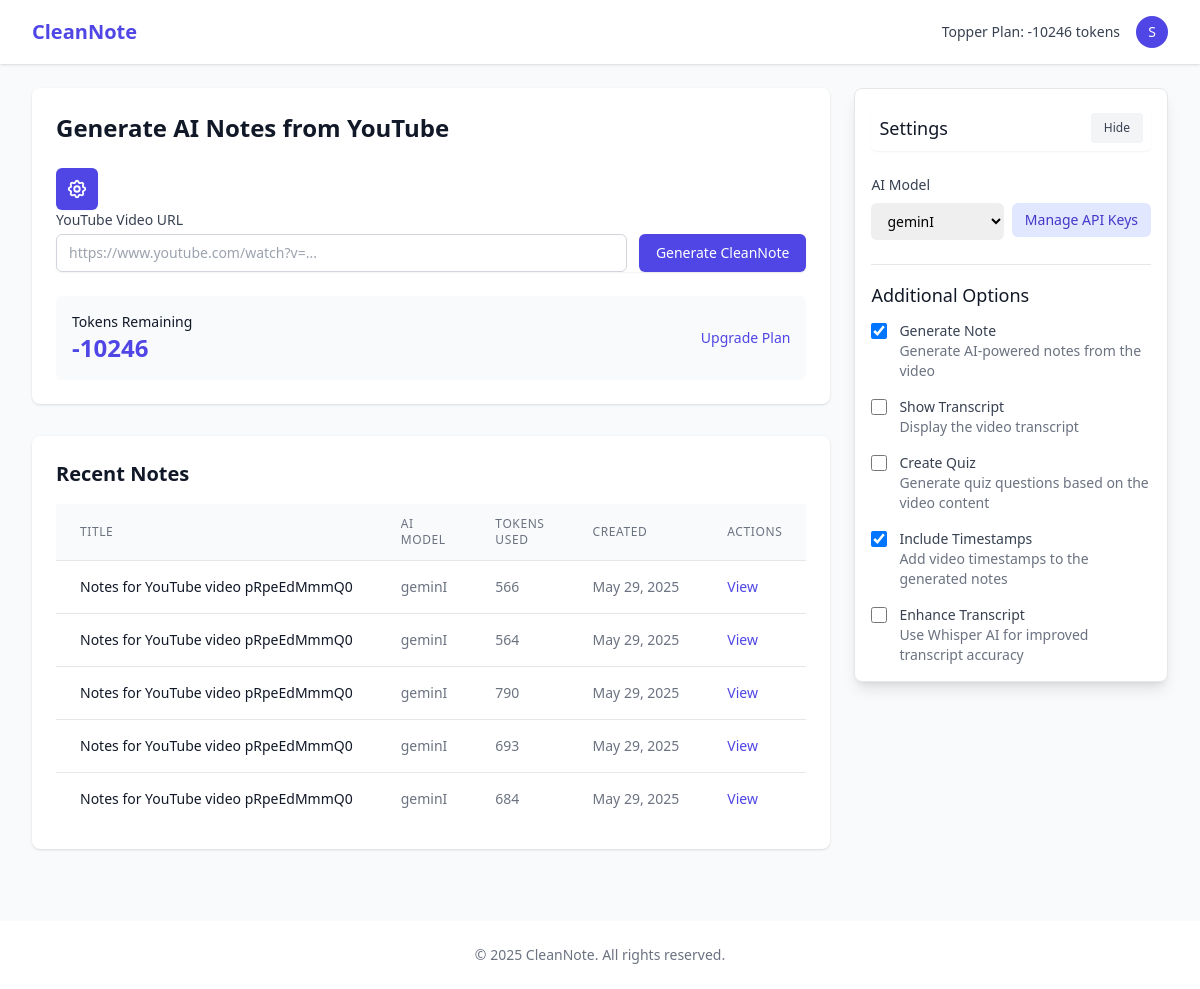
The app's page /dashboard/ (signed in) with its own data.
### accounts/models.py (models this page shows, shortened)
class UserProfile(models.Model):
    user = models.OneToOneField(User, on_delete=models.CASCADE, related_name='profile')
    subscription = models.ForeignKey(SubscriptionTier, on_delete=models.SET_NULL, null=True)
    tokens_remaining = models.IntegerField(default=0)

class SubscriptionTier(models.Model):
    name = models.CharField(max_length=50)
    token_limit = models.IntegerField()
    description = models.TextField()
    is_free = models.BooleanField(default=False)
    price = models.DecimalField(max_digits=10, decimal_places=2, default=100)

### dashboard/models.py (models this page shows, shortened)
class Note(models.Model):
    user = models.ForeignKey(User, on_delete=models.CASCADE, related_name='notes')
    youtube_url = models.URLField()
    title = models.CharField(max_length=255)
    content = models.TextField()
    ai_model = models.ForeignKey(AIModel, on_delete=models.SET_NULL, null=True)
    tokens_used = models.IntegerField(default=0)
    created_at = models.DateTimeField(auto_now_add=True)
    video_id = models.CharField(max_length=11, blank=True, null=True)  # Added field

class AIModel(models.Model):
    name = models.CharField(max_length=100)
    api_key_field = models.CharField(max_length=100)
    is_default = models.BooleanField(default=False)

### dashboard/views.py (the view)
# urls.py: path('dashboard/', include('dashboard.urls')),
@login_required
def dashboard(request):
    ai_models = AIModel.objects.all()
    recent_notes = Note.objects.filter(user=request.user).order_by('-created_at')[:5]
    tokens_remaining = request.user.profile.tokens_remaining if hasattr(request.user, 'profile') else 0
    return render(request, 'dashboard/dashboard.html', {
        'ai_models': ai_models,
        'recent_notes': recent_notes,
        'tokens_remaining': tokens_remaining,
    })

### dashboard/templates/dashboard/dashboard.html (shortened to what this page needs)
{% extends "base.html" %}
{% load static %}
{% block content %}
<div class="max-w-7xl mx-auto px-4 sm:px-6 lg:px-8 py-6">
    <div class="flex flex-col md:flex-row">
        <div class="flex-1">
            <div class="bg-white shadow rounded-lg p-6">
                <h2 class="text-2xl font-bold text-gray-900 mb-6">Generate AI Notes from YouTube</h2>
                    <button type="button" id="show-settings" class="sidebar-toggle-btn rounded-md shadow-sm text-white focus:outline-none focus:ring-2 focus:ring-offset-2 focus:ring-indigo-500">
                    </button>
                <div class="space-y-6">
                    <div>
                        <label for="youtube-url" class="block text-sm font-medium text-gray-700">YouTube Video URL</label>
                        <div class="mt-1 flex rounded-md shadow-sm">
                            <input type="text" name="youtube-url" id="youtube-url" class="flex-1 min-w-0 block w-full px-3 py-2 rounded-md border border-gray-300 focus:outline-none focus:ring-indigo-500 focus:border-indigo-500 sm:text-sm" placeholder="https://www.youtube.com/watch?v=...">
                            <button type="button" id="generate-btn" class="ml-3 inline-flex items-center px-4 py-2 border border-transparent text-sm font-medium rounded-md shadow-sm text-white bg-indigo-600 hover:bg-indigo-700 focus:outline-none focus:ring-2 focus:ring-offset-2 focus:ring-indigo-500">
                                Generate CleanNote
                            </button>
                        </div>
                    </div>
                    <div class="bg-gray-50 p-4 rounded-md">
                        <div class="flex items-center justify-between">
                            <div>
                                <h3 class="text-sm font-medium text-gray-900">Tokens Remaining</h3>
                                <p class="text-2xl font-bold text-indigo-600" id="tokens-remaining">{{ tokens_remaining }}</p>
                            </div>
                            <a href="{% url 'accounts:subscription' %}" class="text-sm text-indigo-600 hover:text-indigo-500">
                                Upgrade Plan
                            </a>
                        </div>
                    </div>
                </div>
            </div>
            <div class="mt-8 bg-white shadow rounded-lg p-6">
                <h2 class="text-xl font-bold text-gray-900 mb-4">Recent Notes</h2>
                {% if recent_notes %}
                <div class="overflow-x-auto">
                    <table class="min-w-full divide-y divide-gray-200">
                        <thead class="bg-gray-50">
                            <tr>
                                <th scope="col" class="px-6 py-3 text-left text-xs font-medium text-gray-500 uppercase tracking-wider">Title</th>
                                <th scope="col" class="px-6 py-3 text-left text-xs font-medium text-gray-500 uppercase tracking-wider">AI Model</th>
                                <th scope="col" class="px-6 py-3 text-left text-xs font-medium text-gray-500 uppercase tracking-wider">Tokens Used</th>
                                <th scope="col" class="px-6 py-3 text-left text-xs font-medium text-gray-500 uppercase tracking-wider">Created</th>
                                <th scope="col" class="px-6 py-3 text-left text-xs font-medium text-gray-500 uppercase tracking-wider">Actions</th>
                            </tr>
                        </thead>
                        <tbody class="bg-white divide-y divide-gray-200">
                            {% for note in recent_notes %}
                            <tr>
                                <td class="px-6 py-4 whitespace-nowrap text-sm font-medium text-gray-900">{{ note.title }}</td>
                                <td class="px-6 py-4 whitespace-nowrap text-sm text-gray-500">{{ note.ai_model.name }}</td>
                                <td class="px-6 py-4 whitespace-nowrap text-sm text-gray-500">{{ note.tokens_used }}</td>
                                <td class="px-6 py-4 whitespace-nowrap text-sm text-gray-500">{{ note.created_at|date:"M d, Y" }}</td>
                                <td class="px-6 py-4 whitespace-nowrap text-sm text-gray-500">
                                    <a href="{% url 'dashboard:note_detail' note.id %}" class="text-indigo-600 hover:text-indigo-900">View</a>
                                </td>
                            </tr>
                            {% endfor %}
                        </tbody>
                    </table>
                </div>
                {% else %}
                <p class="text-gray-500">No notes yet. Generate your first note above!</p>
                {% endif %}
            </div>
        </div>
        <div class="sidebar fixed top-0 right-0 h-full bg-white shadow-lg z-10 p-4 md:static md:ml-6 md:mt-0 rounded-lg border border-gray-200" id="settings-sidebar">
            <div class="flex justify-between items-center mb-6 bg-white rounded-md shadow-sm p-2">
                <h3 class="text-lg font-medium text-gray-900">Settings</h3>
                <div class="flex space-x-2">
                    <button type="button" id="hide-sidebar" class="inline-flex items-center px-3 py-1.5 border border-transparent text-xs font-medium rounded text-gray-700 bg-gray-100 hover:bg-gray-200 focus:outline-none focus:ring-2 focus:ring-offset-2 focus:ring-gray-500">
                        Hide
                    </button>
                </div>
            </div>
            <div class="space-y-6" id="settings-details">
                <div>
                    <label for="ai-model" class="block text-sm font-medium text-gray-700">AI Model</label>
                    <div class="mt-1 flex items-center space-x-2">
                        <select id="ai-model" name="ai-model" class="flex-1 mt-1 block w-full pl-3 pr-10 py-2 text-base border-gray-300 focus:outline-none focus:ring-indigo-500 focus:border-indigo-500 sm:text-sm rounded-md">
                            {% for model in ai_models %}
                            <option value="{{ model.id }}" {% if model.is_default %}selected{% endif %}>{{ model.name }}</option>
                            {% endfor %}
                        </select>
                        <button type="button" id="manage-api-keys" class="inline-flex items-center px-3 py-2 border border-transparent text-sm leading-4 font-medium rounded-md text-indigo-700 bg-indigo-100 hover:bg-indigo-200 focus:outline-none focus:ring-2 focus:ring-offset-2 focus:ring-indigo-500">
                            Manage API Keys
                        </button>
                    </div>
                </div>
                <div class="border-t border-gray-200 pt-4">
                    <h3 class="text-lg font-medium text-gray-900 mb-3">Additional Options</h3>
                    <div class="space-y-4">
                        <div class="flex items-start">
                            <div class="flex items-center h-5">
                                <input id="generate-note" name="generate-note" type="checkbox" class="focus:ring-indigo-500 h-4 w-4 text-indigo-600 border-gray-300 rounded" checked>
                            </div>
                            <div class="ml-3 text-sm">
                                <label for="generate-note" class="font-medium text-gray-700">Generate Note</label>
                                <p class="text-gray-500">Generate AI-powered notes from the video</p>
                            </div>
                        </div>
                        <div class="flex items-start">
                            <div class="flex items-center h-5">
                                <input id="show-transcript" name="show-transcript" type="checkbox" class="focus:ring-indigo-500 h-4 w-4 text-indigo-600 border-gray-300 rounded">
                            </div>
                            <div class="ml-3 text-sm">
                                <label for="show-transcript" class="font-medium text-gray-700">Show Transcript</label>
                                <p class="text-gray-500">Display the video transcript</p>
                            </div>
                        </div>
                        <div class="flex items-start">
                            <div class="flex items-center h-5">
                                <input id="create-quiz" name="create-quiz" type="checkbox" class="focus:ring-indigo-500 h-4 w-4 text-indigo-600 border-gray-300 rounded">
                            </div>
                            <div class="ml-3 text-sm">
                                <label for="create-quiz" class="font-medium text-gray-700">Create Quiz</label>
                                <p class="text-gray-500">Generate quiz questions based on the video content</p>
                            </div>
                        </div>
                        <div class="flex items-start">
                            <div class="flex items-center h-5">
                                <input id="include-timestamps" name="include-timestamps" type="checkbox" class="focus:ring-indigo-500 h-4 w-4 text-indigo-600 border-gray-300 rounded" checked>
                            </div>
                            <div class="ml-3 text-sm">
                                <label for="include-timestamps" class="font-medium text-gray-700">Include Timestamps</label>
                                <p class="text-gray-500">Add video timestamps to the generated notes</p>
                            </div>
                        </div>
                        <div class="flex items-start">
                            <div class="flex items-center h-5">
                                <input id="enhance-transcript" name="enhance-transcript" type="checkbox" class="focus:ring-indigo-500 h-4 w-4 text-indigo-600 border-gray-300 rounded">
                            </div>
                            <div class="ml-3 text-sm">
                                <label for="enhance-transcript" class="font-medium text-gray-700">Enhance Transcript</label>
                                <p class="text-gray-500">Use Whisper AI for improved transcript accuracy</p>
                            </div>
                        </div>
                    </div>
                </div>
            </div>
        </div>
    </div>
</div>
{% endblock %}

### templates/base.html (shortened to what this page needs)
<!DOCTYPE html>
<html lang="en">
<head>
    <script src="https://cdn.tailwindcss.com"></script>
</head>
<body class="bg-gray-50 min-h-screen"  z-[5]>
    <header class="bg-white shadow">
        <div class="max-w-7xl mx-auto px-4 sm:px-6 lg:px-8">
            <div class="flex justify-between h-16">
                <div class="flex">
             <div class="flex-shrink-0 flex items-center">
                    <a href="{% url 'dashboard:dashboard' %}" class="text-xl font-bold text-indigo-600 hover:text-indigo-800 transition">
                    CleanNote
                     </a>
            </div>
                </div>
                {% if user.is_authenticated %}
                <div class="flex items-center ">
                    <div class="ml-3 relative">
                        <div class="flex items-center space-x-4">
                            <span class="text-sm text-gray-700">
                                {% if user.profile.subscription %}
                                    {{ user.profile.subscription.name }} Plan:
                                    <span class="font-medium">{{ user.profile.tokens_remaining }} tokens</span>
                                {% endif %}
                            </span>
                            <div class="relative">
                                <button type="button" class="flex text-sm rounded-full focus:outline-none" id="user-menu-button">
                                    <div class="h-8 w-8 rounded-full bg-indigo-600 flex items-center justify-center text-white">
                                        {{ user.username|first|upper }}
                                    </div>
                                </button>
                            </div>
                        </div>
                    </div>
                </div>
                {% endif %}
            </div>
        </div>
    </header>
    <main>
        {% block content %}{% endblock %}
    </main>
    <footer class="bg-white mt-12 py-6">
        <div class="max-w-7xl mx-auto px-4 sm:px-6 lg:px-8">
            <p class="text-center text-gray-500 text-sm">
                &copy; {% now "Y" %} CleanNote. All rights reserved.
            </p>
        </div>
    </footer>
</body>
</html>

### dashboard/templates/dashboard/dashboard.html (style rules this page uses)
.sidebar { width: 320px; position: relative; background: white; padding: 1rem; border-radius: 0.5rem; box-shadow: 0 1px 3px 0 rgba(0, 0, 0, 0.1); }
@media (min-width: 768px) { .sidebar { position: relative; } }
.sidebar-toggle-btn { background-color: rgb(79, 70, 229); transition: all 0.2s; padding: 10px; width: 42px; height: 42px; min-width: 42px; display: flex; align-items: center; justify-content: center; border-radius: 8px; flex-shrink: 0; }
.sidebar-toggle-btn svg { width: 24px; height: 24px; }
#manage-api-keys, #save-api-keys, #add-api-key, #cancel-api-keys { pointer-events: auto; z-index: 10; }

### records on screen
Note: title "Notes for YouTube video pRpeEdMmmQ0", ai_model.name "geminI", tokens_used "566", created_at "May 29, 2025"
Note: title "Notes for YouTube video pRpeEdMmmQ0", ai_model.name "geminI", tokens_used "564", created_at "May 29, 2025"
Note: title "Notes for YouTube video pRpeEdMmmQ0", ai_model.name "geminI", tokens_used "790", created_at "May 29, 2025"
Note: title "Notes for YouTube video pRpeEdMmmQ0", ai_model.name "geminI", tokens_used "693", created_at "May 29, 2025"
Note: title "Notes for YouTube video pRpeEdMmmQ0", ai_model.name "geminI", tokens_used "684", created_at "May 29, 2025"

### other values on screen
{{ user.profile.subscription.name }} "Topper"
{{ user.profile.tokens_remaining }} "-10246"
{{ user.username|first|upper }} "S"
{{ tokens_remaining }} "-10246"
form field ai-model "geminI"
